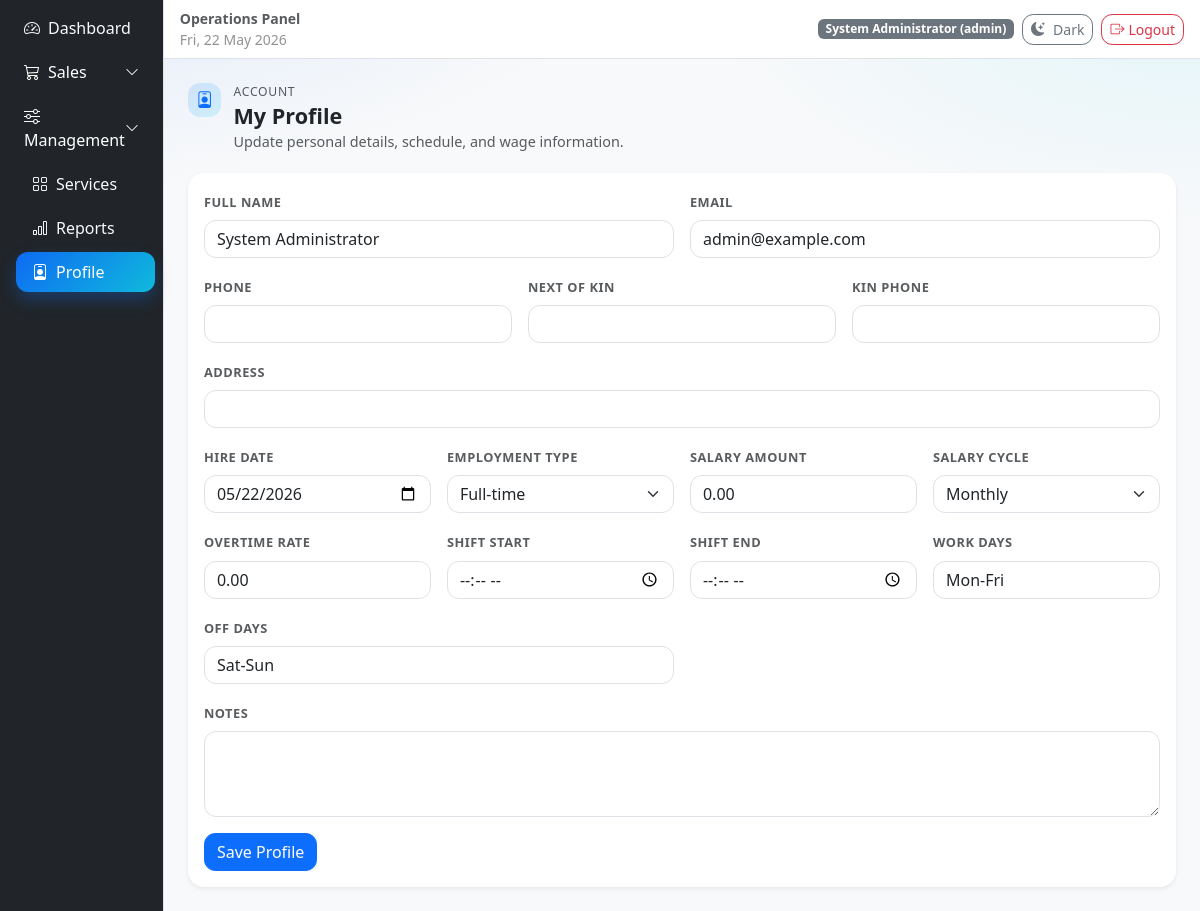
The app's page /profile.php (signed in) with its own data.
### tables this page shows
CREATE TABLE IF NOT EXISTS users (
    id INT AUTO_INCREMENT PRIMARY KEY,
    username VARCHAR(60) NOT NULL UNIQUE,
    password_hash VARCHAR(255) NOT NULL,
    role ENUM('admin', 'attendant') NOT NULL DEFAULT 'attendant',
    is_active TINYINT(1) NOT NULL DEFAULT 1,
    created_at TIMESTAMP DEFAULT CURRENT_TIMESTAMP
);

CREATE TABLE IF NOT EXISTS user_profiles (
    id INT AUTO_INCREMENT PRIMARY KEY,
    user_id INT NOT NULL UNIQUE,
    full_name VARCHAR(150) NOT NULL,
    email VARCHAR(150) NULL,
    phone VARCHAR(40) NULL,
    address VARCHAR(255) NULL,
    next_of_kin VARCHAR(150) NULL,
    next_of_kin_phone VARCHAR(40) NULL,
    hire_date DATE NULL,
    employment_type ENUM('Full-time', 'Part-time', 'Contract') NOT NULL DEFAULT 'Full-time',
    salary_amount DECIMAL(12,2) NOT NULL DEFAULT 0.00,
    salary_cycle ENUM('Daily', 'Weekly', 'Monthly') NOT NULL DEFAULT 'Monthly',
    overtime_rate DECIMAL(12,2) NOT NULL DEFAULT 0.00,
    shift_start TIME NULL,
    shift_end TIME NULL,
    work_days VARCHAR(120) NULL,
    off_days VARCHAR(120) NULL,
    notes TEXT NULL,
    updated_at TIMESTAMP DEFAULT CURRENT_TIMESTAMP ON UPDATE CURRENT_TIMESTAMP,
    CONSTRAINT fk_user_profiles_user FOREIGN KEY (user_id) REFERENCES users(id) ON DELETE CASCADE
);

### includes/auth.php (called while the page is built, shortened)
<?php
function current_user(): ?array
{
    $user = $_SESSION['auth_user'] ?? null;
    return is_array($user) ? $user : null;
}

### includes/db.php (called while the page is built, shortened)
<?php
$config = require __DIR__ . '/../config.php';
$mysqli = new mysqli(
    $config['db_host'],
    $config['db_user'],
    $config['db_pass'],
    $config['db_name']
);
$mysqli->set_charset('utf8mb4');
$mysqli->query("CREATE TABLE IF NOT EXISTS users (
    id INT AUTO_INCREMENT PRIMARY KEY,
    username VARCHAR(60) NOT NULL UNIQUE,
    password_hash VARCHAR(255) NOT NULL,
    role ENUM('admin', 'attendant') NOT NULL DEFAULT 'attendant',
    is_active TINYINT(1) NOT NULL DEFAULT 1,
    created_at TIMESTAMP DEFAULT CURRENT_TIMESTAMP
)");
$mysqli->query("CREATE TABLE IF NOT EXISTS user_profiles (
    id INT AUTO_INCREMENT PRIMARY KEY,
    user_id INT NOT NULL UNIQUE,
    full_name VARCHAR(150) NOT NULL,
    email VARCHAR(150) NULL,
    phone VARCHAR(40) NULL,
    address VARCHAR(255) NULL,
    next_of_kin VARCHAR(150) NULL,
    next_of_kin_phone VARCHAR(40) NULL,
    hire_date DATE NULL,
    employment_type ENUM('Full-time', 'Part-time', 'Contract') NOT NULL DEFAULT 'Full-time',
    salary_amount DECIMAL(12,2) NOT NULL DEFAULT 0.00,
    salary_cycle ENUM('Daily', 'Weekly', 'Monthly') NOT NULL DEFAULT 'Monthly',
    overtime_rate DECIMAL(12,2) NOT NULL DEFAULT 0.00,
    shift_start TIME NULL,
    shift_end TIME NULL,
    work_days VARCHAR(120) NULL,
    off_days VARCHAR(120) NULL,
    notes TEXT NULL,
    updated_at TIMESTAMP DEFAULT CURRENT_TIMESTAMP ON UPDATE CURRENT_TIMESTAMP,
    CONSTRAINT fk_user_profiles_user FOREIGN KEY (user_id) REFERENCES users(id) ON DELETE CASCADE
)");
$adminUsername = 'admin';
$attendantUsername = 'attendant';
$stmt = $mysqli->prepare('SELECT id, username FROM users WHERE username IN (?, ?)');
$stmt->bind_param('ss', $adminUsername, $attendantUsername);
$stmt->execute();
$result = $stmt->get_result();

### includes/functions.php (called while the page is built, shortened)
<?php
function e(?string $value): string
{
    return htmlspecialchars((string) $value, ENT_QUOTES, 'UTF-8');
}

### profile.php (the view, shortened to what this page needs)
<?php
require __DIR__ . '/includes/db.php';
require __DIR__ . '/includes/functions.php';
require __DIR__ . '/includes/auth.php';
$currentUser = current_user();
$employmentTypes = ['Full-time', 'Part-time', 'Contract'];
$salaryCycles = ['Daily', 'Weekly', 'Monthly'];
$profile = [
    'full_name' => '',
    'email' => '',
    'phone' => '',
    'address' => '',
    'next_of_kin' => '',
    'next_of_kin_phone' => '',
    'hire_date' => '',
    'employment_type' => 'Full-time',
    'salary_amount' => '0.00',
    'salary_cycle' => 'Monthly',
    'overtime_rate' => '0.00',
    'shift_start' => '',
    'shift_end' => '',
    'work_days' => '',
    'off_days' => '',
    'notes' => '',
];
$stmt = $mysqli->prepare('SELECT full_name, email, phone, address, next_of_kin, next_of_kin_phone, hire_date, employment_type, salary_amount, salary_cycle, overtime_rate, shift_start, shift_end, work_days, off_days, notes
                          FROM user_profiles WHERE user_id = ? LIMIT 1');
$stmt->bind_param('i', $currentUser['id']);
$stmt->execute();
$result = $stmt->get_result();
$dbProfile = $result->fetch_assoc();
if ($dbProfile) {
    foreach ($profile as $key => $value) {
        $profile[$key] = (string) ($dbProfile[$key] ?? $value);
    }
}
require __DIR__ . '/includes/header.php';
?>
<section class="page-head">
    <div class="page-title-wrap">
        <span class="page-icon"><i class="bi bi-person-badge"></i></span>
        <div>
            <p class="page-kicker">Account</p>
            <h1 class="page-title">My Profile</h1>
            <p class="page-subtitle">Update personal details, schedule, and wage information.</p>
        </div>
    </div>
</section>
<div class="card shadow-sm">
    <div class="card-body">
        <form method="post" class="row g-3">
            <div class="col-md-6">
                <label class="form-label">Full Name</label>
                <input type="text" name="full_name" class="form-control" value="<?= e($profile['full_name']) ?>" required>
            </div>
            <div class="col-md-6">
                <label class="form-label">Email</label>
                <input type="email" name="email" class="form-control" value="<?= e($profile['email']) ?>">
            </div>
            <div class="col-md-4">
                <label class="form-label">Phone</label>
                <input type="text" name="phone" class="form-control" value="<?= e($profile['phone']) ?>">
            </div>
            <div class="col-md-4">
                <label class="form-label">Next of Kin</label>
                <input type="text" name="next_of_kin" class="form-control" value="<?= e($profile['next_of_kin']) ?>">
            </div>
            <div class="col-md-4">
                <label class="form-label">Kin Phone</label>
                <input type="text" name="next_of_kin_phone" class="form-control" value="<?= e($profile['next_of_kin_phone']) ?>">
            </div>
            <div class="col-12">
                <label class="form-label">Address</label>
                <input type="text" name="address" class="form-control" value="<?= e($profile['address']) ?>">
            </div>
            <div class="col-md-3">
                <label class="form-label">Hire Date</label>
                <input type="date" name="hire_date" class="form-control" value="<?= e($profile['hire_date']) ?>">
            </div>
            <div class="col-md-3">
                <label class="form-label">Employment Type</label>
                <select name="employment_type" class="form-select">
                    <?php foreach ($employmentTypes as $type): ?>
                        <option value="<?= e($type) ?>" <?= $profile['employment_type'] === $type ? 'selected' : '' ?>><?= e($type) ?></option>
                    <?php endforeach; ?>
                </select>
            </div>
            <div class="col-md-3">
                <label class="form-label">Salary Amount</label>
                <input type="number" step="0.01" min="0" name="salary_amount" class="form-control" value="<?= e($profile['salary_amount']) ?>">
            </div>
            <div class="col-md-3">
                <label class="form-label">Salary Cycle</label>
                <select name="salary_cycle" class="form-select">
                    <?php foreach ($salaryCycles as $cycle): ?>
                        <option value="<?= e($cycle) ?>" <?= $profile['salary_cycle'] === $cycle ? 'selected' : '' ?>><?= e($cycle) ?></option>
                    <?php endforeach; ?>
                </select>
            </div>
            <div class="col-md-3">
                <label class="form-label">Overtime Rate</label>
                <input type="number" step="0.01" min="0" name="overtime_rate" class="form-control" value="<?= e($profile['overtime_rate']) ?>">
            </div>
            <div class="col-md-3">
                <label class="form-label">Shift Start</label>
                <input type="time" name="shift_start" class="form-control" value="<?= e($profile['shift_start']) ?>">
            </div>
            <div class="col-md-3">
                <label class="form-label">Shift End</label>
                <input type="time" name="shift_end" class="form-control" value="<?= e($profile['shift_end']) ?>">
            </div>
            <div class="col-md-3">
                <label class="form-label">Work Days</label>
                <input type="text" name="work_days" class="form-control" value="<?= e($profile['work_days']) ?>" placeholder="Mon-Sat">
            </div>
            <div class="col-md-6">
                <label class="form-label">Off Days</label>
                <input type="text" name="off_days" class="form-control" value="<?= e($profile['off_days']) ?>" placeholder="Sunday">
            </div>
            <div class="col-12">
                <label class="form-label">Notes</label>
                <textarea name="notes" class="form-control" rows="3"><?= e($profile['notes']) ?></textarea>
            </div>
            <div class="col-12">
                <button type="submit" class="btn btn-primary">Save Profile</button>
            </div>
        </form>
    </div>
</div>
<?php require __DIR__ . '/includes/footer.php'; ?>

### includes/header.php (shortened to what this page needs)
<?php
$currentPage = basename((string) ($_SERVER['PHP_SELF'] ?? 'index.php'));
$userRole = $currentUser['role'] ?? 'attendant';
$salesOpen = in_array($currentPage, ['sales.php', 'sale_create.php'], true);
$managementOpen = in_array($currentPage, ['services.php', 'reports.php', 'profile.php'], true);
$isAdmin = $userRole === 'admin';
$dashboardPage = $isAdmin ? 'index.php' : 'attendant_dashboard.php';
?>
<!doctype html>
<html lang="en">
<head>
    <link href="https://cdn.jsdelivr.net/npm/bootstrap@5.3.3/dist/css/bootstrap.min.css" rel="stylesheet">
    <link href="https://cdn.jsdelivr.net/npm/bootstrap-icons@1.11.3/font/bootstrap-icons.min.css" rel="stylesheet">
    <link rel="stylesheet" href="assets/style.css">
</head>
<body class="bg-body-tertiary">
<div class="d-flex min-vh-100">
    <aside class="offcanvas-lg offcanvas-start text-bg-dark border-end" tabindex="-1" id="appSidebar" aria-labelledby="appSidebarLabel" style="width:280px;">
        <div class="offcanvas-body p-2">
            <nav class="nav nav-pills flex-column gap-1">
                <a class="nav-link text-start <?= in_array($currentPage, ['index.php', 'attendant_dashboard.php'], true) ? 'active' : 'text-light' ?>" href="<?= e($dashboardPage) ?>">
                    <i class="bi bi-speedometer2 me-2"></i>Dashboard
                </a>
                <button class="btn btn-dark border-0 text-start d-flex justify-content-between align-items-center px-3 py-2 rounded <?= $salesOpen ? '' : 'collapsed' ?>" type="button" data-bs-toggle="collapse" data-bs-target="#salesMenu" aria-expanded="<?= $salesOpen ? 'true' : 'false' ?>" aria-controls="salesMenu">
                    <span><i class="bi bi-cart3 me-2"></i>Sales</span>
                    <i class="bi bi-chevron-down small"></i>
                </button>
                <button class="btn btn-dark border-0 text-start d-flex justify-content-between align-items-center px-3 py-2 rounded <?= $managementOpen ? '' : 'collapsed' ?>" type="button" data-bs-toggle="collapse" data-bs-target="#managementMenu" aria-expanded="<?= $managementOpen ? 'true' : 'false' ?>" aria-controls="managementMenu">
                    <span><i class="bi bi-sliders me-2"></i>Management</span>
                    <i class="bi bi-chevron-down small"></i>
                </button>
                <div class="collapse <?= $managementOpen ? 'show' : '' ?>" id="managementMenu">
                    <div class="nav nav-pills flex-column ms-2 gap-1">
                        <a class="nav-link text-start <?= $currentPage === 'services.php' ? 'active' : 'text-light' ?>" href="services.php">
                            <i class="bi bi-grid me-2"></i>Services
                        </a>
                        <?php if ($isAdmin): ?>
                            <a class="nav-link text-start <?= $currentPage === 'reports.php' ? 'active' : 'text-light' ?>" href="reports.php">
                                <i class="bi bi-bar-chart me-2"></i>Reports
                            </a>
                        <?php endif; ?>
                        <a class="nav-link text-start <?= $currentPage === 'profile.php' ? 'active' : 'text-light' ?>" href="profile.php">
                            <i class="bi bi-person-badge me-2"></i>Profile
                        </a>
                    </div>
                </div>
            </nav>
        </div>
    </aside>
    <div class="flex-grow-1 d-flex flex-column min-vh-100">
        <header class="navbar bg-body border-bottom px-3">
            <div class="d-flex align-items-center gap-2">
                <div>
                    <div class="fw-semibold text-body-secondary small">Operations Panel</div>
                    <div class="text-body-tertiary small"><?= e(date('D, d M Y')) ?></div>
                </div>
            </div>
            <div class="d-flex align-items-center gap-2">
                <span class="badge text-bg-secondary"><?= e($currentUser['full_name'] !== '' ? $currentUser['full_name'] : $currentUser['username']) ?> (<?= e($userRole) ?>)</span>
                <button type="button" class="btn btn-sm btn-outline-secondary d-inline-flex align-items-center gap-2" id="themeToggle">
                    <i class="bi bi-moon-stars-fill"></i>
                    <span id="themeToggleLabel">Dark</span>
                </button>
                <a href="logout.php" class="btn btn-sm btn-outline-danger"><i class="bi bi-box-arrow-right me-1"></i>Logout</a>
            </div>
        </header>
        <main class="container-fluid py-4 px-3 px-lg-4">

### assets/style.css (style rules this page uses)
:root { --app-radius: 1rem; }
body { background-image: radial-gradient(1200px 520px at 0% -10%, rgba(13, 110, 253, 0.12), transparent 55%), radial-gradient(900px 420px at 100% 0%, rgba(13, 202, 240, 0.09), transparent 55%); }
.offcanvas-lg { backdrop-filter: blur(6px); }
.offcanvas .nav-link, .offcanvas-lg .nav-link { border-radius: 0.75rem; transition: all 0.2s ease; }
.offcanvas .nav-link.active, .offcanvas-lg .nav-link.active { color: #fff !important; background: linear-gradient(135deg, rgba(13, 110, 253, 0.95), rgba(13, 202, 240, 0.9)) !important; box-shadow: 0 8px 16px rgba(13, 110, 253, 0.28); }
.navbar { position: sticky; top: 0; z-index: 1025; backdrop-filter: blur(8px); }
.page-head { display: flex; flex-wrap: wrap; justify-content: space-between; gap: 0.9rem; margin-bottom: 1.25rem; }
.page-title-wrap { display: flex; align-items: flex-start; gap: 0.75rem; }
.page-icon { width: 2.1rem; height: 2.1rem; display: inline-flex; align-items: center; justify-content: center; border-radius: 0.75rem; background: linear-gradient(135deg, rgba(13, 110, 253, 0.14), rgba(13, 202, 240, 0.16)); color: var(--bs-primary); font-size: 1.05rem; }
.page-kicker { margin: 0; font-size: 0.76rem; letter-spacing: 0.06em; text-transform: uppercase; color: var(--bs-secondary-color); }
.page-title { margin: 0.1rem 0 0; font-size: 1.35rem; font-weight: 700; }
.page-subtitle { margin: 0.15rem 0 0; color: var(--bs-secondary-color); font-size: 0.9rem; }
.card { border: 0; border-radius: var(--app-radius); box-shadow: 0 6px 22px rgba(20, 33, 61, 0.06); }
.form-label { font-size: 0.8rem; font-weight: 600; color: var(--bs-secondary-color); text-transform: uppercase; letter-spacing: 0.04em; }
.form-control, .form-select { border-radius: 0.75rem; }
.btn { border-radius: 0.7rem; }

### records on screen
users: username "admin"
user_profiles: full_name "System Administrator", email "admin@example.com", hire_date "05/22/2026", salary_amount "0.00", overtime_rate "0.00", work_days "Mon-Fri", off_days "Sat-Sun"

### other values on screen
form field employment_type "Full-time"
form field salary_cycle "Monthly"
